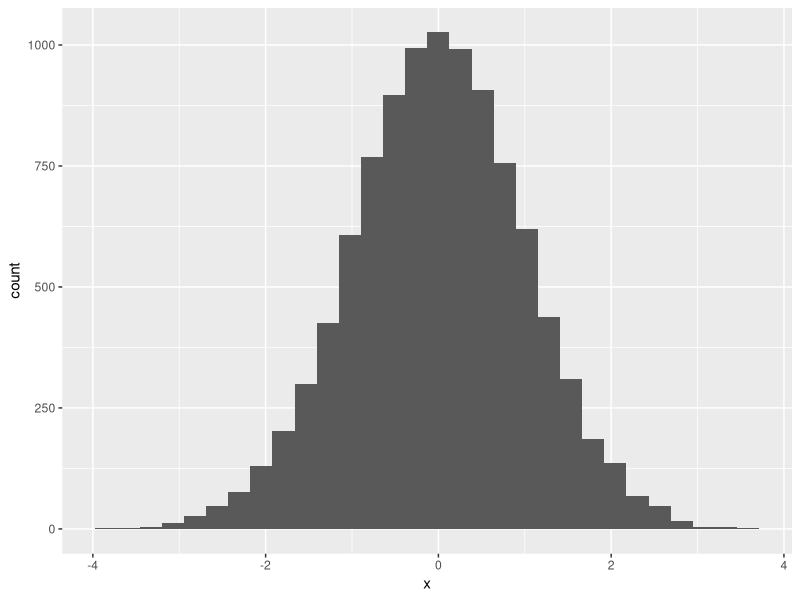

R code for this plot:
library(ggplot2)

set.seed(100)
N <- 10000
Sigma <- matrix(c(1, 0.5, 0.5, 1), nrow = 2)
X <- matrix(c(rnorm(N), rnorm(N)), nrow= 2)
L <- chol(Sigma)
Z <-t(L) %*% X
y <- Z[1,]
x <- Z[2,]

df <- data.frame(x = x,y = y)

h <- ggplot(data = df, aes(x = x)) + geom_histogram()

print(h)